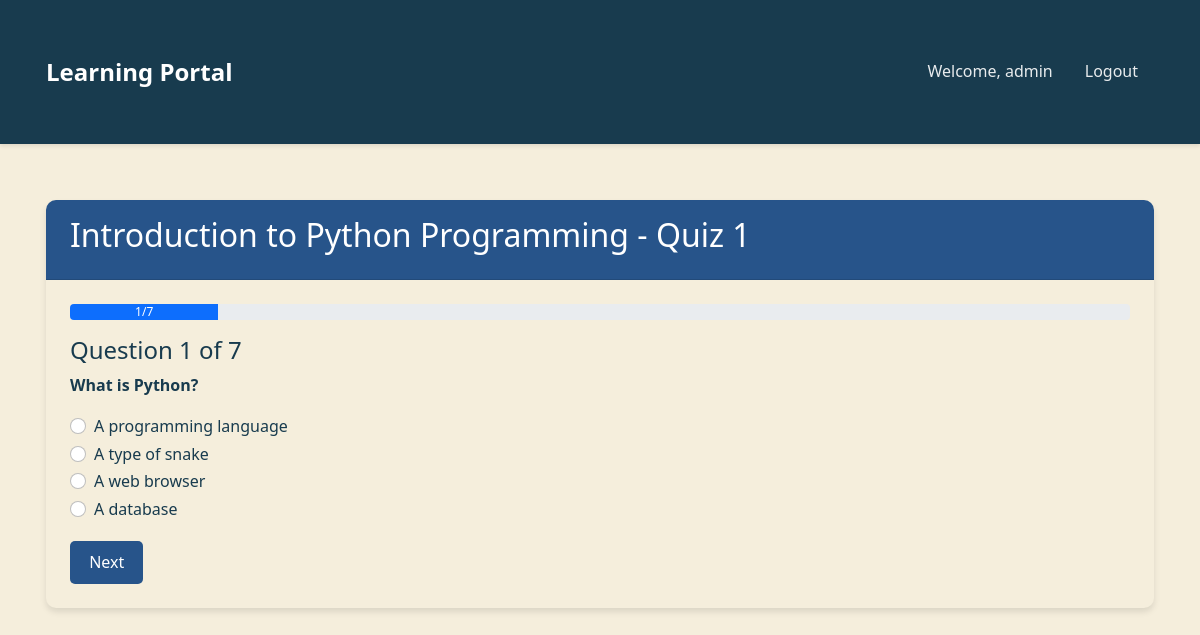
The app's page /take_quiz/1/ (signed in) with its own data.
### courses/models.py (models this page shows, shortened)
class Quiz(models.Model):
    course = models.ForeignKey(Course, related_name='quizzes', on_delete=models.CASCADE)
    title = models.CharField(max_length=200)
    description = models.TextField()
    created_at = models.DateTimeField(auto_now_add=True)

class Question(models.Model):
    quiz = models.ForeignKey(Quiz, related_name='questions', on_delete=models.CASCADE)
    text = models.TextField()
    points = models.IntegerField(default=1)

class Option(models.Model):
    question = models.ForeignKey(Question, related_name='options', on_delete=models.CASCADE)
    text = models.CharField(max_length=200)
    is_correct = models.BooleanField(default=False)

### courses/views.py (the view, shortened to what this page needs)
# urls.py: path('take_quiz/<int:quiz_id>/', views.take_quiz, name='take_quiz'),
@login_required
def take_quiz(request, quiz_id):
    quiz = get_object_or_404(Quiz, id=quiz_id)
    questions = list(quiz.questions.all())
    total_questions = len(questions)
    current = int(request.GET.get('q', 1))
    if current < 1 or current > total_questions:
        current = 1
    question = questions[current-1]
    options = question.options.all()
    selected = None
    score = int(request.session.get(f'quiz_{quiz_id}_score', 0))
    answers = request.session.get(f'quiz_{quiz_id}_answers', {})
    progress = int((current/total_questions)*100)
    return render(request, 'courses/take_quiz.html', {
        'quiz': quiz,
        'question': question,
        'options': options,
        'current': current,
        'total_questions': total_questions,
        'progress': progress
    })

### courses/templates/courses/take_quiz.html (shortened to what this page needs)
{% extends 'courses/base.html' %}
{% block content %}
<div class="card mb-4">
    <div class="card-header">
        <h2>{{ quiz.title }}</h2>
    </div>
    <div class="card-body">
        <div class="mb-3">
            <div class="progress">
                <div class="progress-bar" role="progressbar" style="width: {{ progress }}%;" aria-valuenow="{{ progress }}" aria-valuemin="0" aria-valuemax="100">{{ current }}/{{ total_questions }}</div>
            </div>
        </div>
        <form method="post">
            <h4>Question {{ current }} of {{ total_questions }}</h4>
            <p><strong>{{ question.text }}</strong></p>
            {% for option in options %}
                <div class="form-check">
                    <input class="form-check-input" type="radio" name="option" id="option{{ option.id }}" value="{{ option.id }}" required>
                    <label class="form-check-label" for="option{{ option.id }}">
                        {{ option.text }}
                    </label>
                </div>
            {% endfor %}
            <button type="submit" class="btn btn-primary mt-3">{% if current == total_questions %}Finish{% else %}Next{% endif %}</button>
        </form>
    </div>
</div>
{% endblock %}

### courses/templates/courses/base.html (shortened to what this page needs)
<!DOCTYPE html>
<html lang="en">
<head>
    <link href="https://cdn.jsdelivr.net/npm/bootstrap@5.1.3/dist/css/bootstrap.min.css" rel="stylesheet">
    <link href="https://cdnjs.cloudflare.com/ajax/libs/font-awesome/6.0.0/css/all.min.css" rel="stylesheet">
</head>
<body>
    <nav class="navbar navbar-expand-lg navbar-dark mb-4">
        <div class="container">
            <a class="navbar-brand" href="{% url 'dashboard' %}">Learning Portal</a>
            <div class="collapse navbar-collapse" id="navbarNav">
                <ul class="navbar-nav ms-auto">
                    {% if user.is_authenticated %}
                        <li class="nav-item">
                            <span class="nav-link">Welcome, {{ user.username }}</span>
                        </li>
                        <li class="nav-item">
                            <form action="{% url 'logout' %}" method="post" style="display: inline;">
                                <button type="submit" class="nav-link" style="background: none; border: none; padding: 0.5rem 1rem; color: rgba(255, 255, 255, 0.9); cursor: pointer;">Logout</button>
                            </form>
                        </li>
                    {% endif %}
                </ul>
            </div>
        </div>
    </nav>
    <div class="container">
        {% block content %}
        {% endblock %}
    </div>
</body>
</html>

### courses/templates/courses/base.html (style rules this page uses)
:root { --primary-color: #27548A; --secondary-color: #183B4E; --accent-color: #DDA853; --text-color: #183B4E; --light-bg: #F5EEDC; --card-background: #F5EEDC; --card-shadow: 0 4px 6px rgba(0, 0, 0, 0.1); --hover-shadow: 0 6px 12px rgba(0, 0, 0, 0.15); }
body { background-color: var(--light-bg); color: var(--text-color); font-family: 'Segoe UI', Tahoma, Geneva, Verdana, sans-serif; line-height: 1.6; }
.navbar { background-color: var(--secondary-color); box-shadow: 0 2px 4px rgba(0,0,0,0.1); padding: 1rem 0; }
.navbar-brand { color: white !important; font-weight: 600; font-size: 1.5rem; transition: color 0.3s ease; }
.nav-link { color: rgba(255, 255, 255, 0.9) !important; font-weight: 500; padding: 0.5rem 1rem !important; transition: all 0.3s ease; }
.card { border: none; border-radius: 10px; margin-bottom: 25px; box-shadow: var(--card-shadow); transition: transform 0.3s ease, box-shadow 0.3s ease; background-color: var(--card-background); }
.card-header { background-color: var(--primary-color); color: white; border-radius: 10px 10px 0 0 !important; padding: 1rem 1.5rem; font-weight: 600; }
.card-body { padding: 1.5rem; }
.btn-primary { background-color: var(--primary-color); border: none; padding: 0.6rem 1.2rem; border-radius: 5px; font-weight: 500; transition: all 0.3s ease; }
.container { padding: 2rem 1rem; }

### records on screen
Quiz: title "Introduction to Python Programming - Quiz 1"
Question: text "What is Python?"
Option: text "A programming language"
Option: text "A type of snake"
Option: text "A web browser"
Option: text "A database"

### other values on screen
{{ user.username }} "admin"
{{ current }} "1"
{{ total_questions }} "7"
